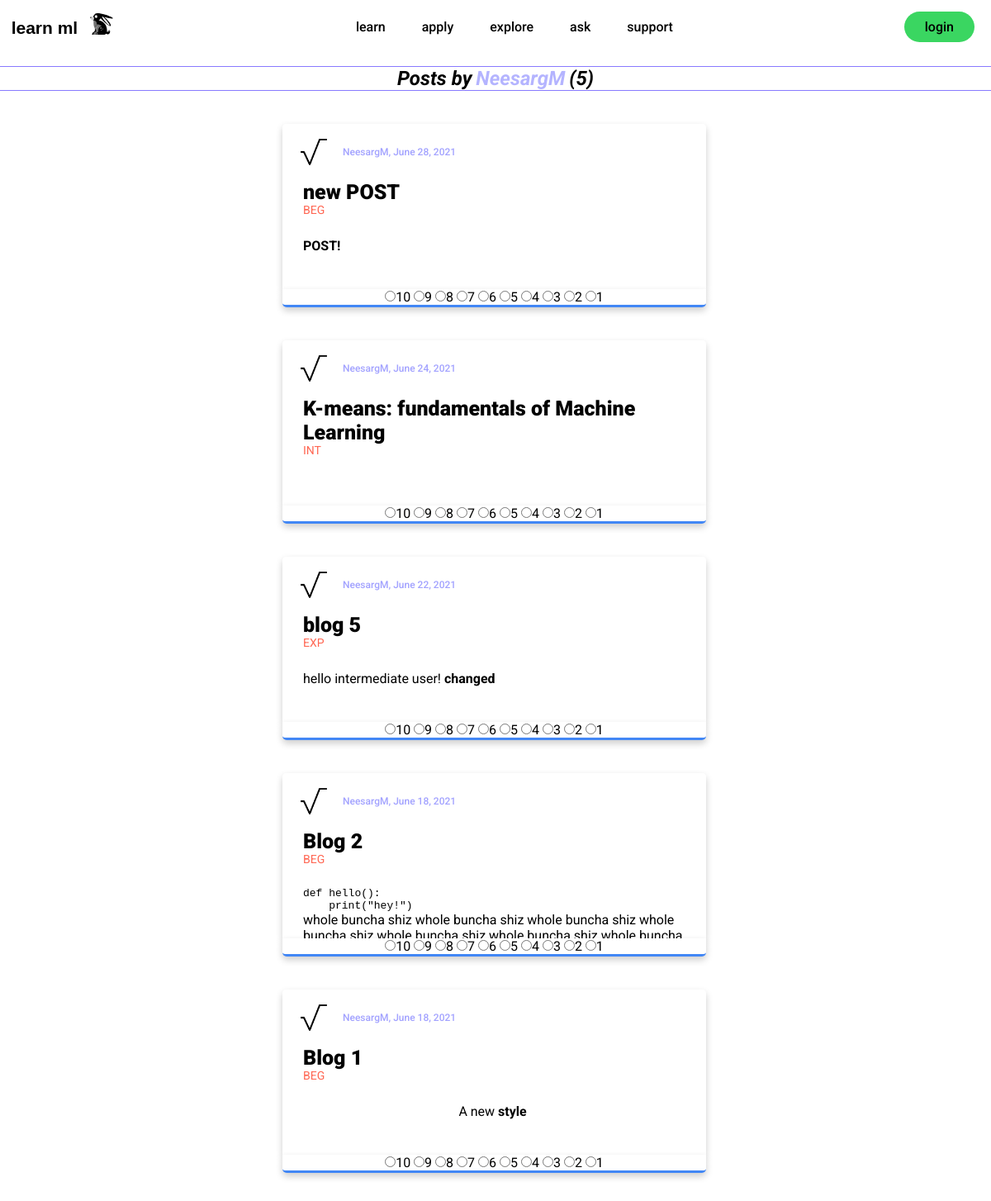
Page /explore/user/NeesargM on the committed database.
### explore/models.py (models this page shows, shortened)
class Post(models.Model):
	title = models.CharField(max_length=100)
	content = HTMLField()
	date_posted = models.DateTimeField(default=timezone.now)
	author = models.ForeignKey(User, on_delete=models.CASCADE)
	POST_AUDIENCE = [
        ('BEG', 'Beginner'),
        ('INT', 'Intermediate'),
        ('EXP', 'Expert'),
    ]
	audience = models.CharField(max_length=3, choices=POST_AUDIENCE, default='BEG',)
	likes = models.ManyToManyField(User, default=None, blank=True, related_name='likes')

### users/models.py (models this page shows, shortened)
class Profile(models.Model):
	user = models.OneToOneField(User, on_delete=models.CASCADE)
	image = models.ImageField(default='default.jpg', upload_to='profile_pics')

### explore/views.py (the view)
# urls.py: path('user/<str:username>', UserPostListView.as_view(), name='user-posts'),
class UserPostListView(ListView):
	model = Post
	template_name = 'explore/user_posts.html'
	context_object_name = 'posts'
	paginate_by = 5
	def get_queryset(self):
		user = get_object_or_404(User, username=self.kwargs.get('username'))
		return self.model.objects.filter(author=user).order_by('-date_posted')

### explore/templates/explore/user_posts.html (shortened to what this page needs)
{% extends "explore/base.html" %}
{% block section %}
<h2 class="more-user-posts-h2">Posts by <span id='user-name-h2'> {{ view.kwargs.username }} </span> ({{ page_obj.paginator.count }})</h2>
<section class="posts-section">
	<div class="posts-content">
		{% for post in posts %}
		<div class="post-card">
			<div class="post-card-container">
				<div class="pic-name-date">
					<img class="small-prof-pic" src="{{ post.author.profile.image.url }}">
					<p class="post-author-and-date"><a class="post-author-and-date" href="{% url 'user-posts' post.author.username %}">{{ post.author }}, {{ post.date_posted|date:"N d, Y" }}</a></p>
				</div>
				<h2><a class="post-title-link" href="{% url 'post-detail' post.id post.title %}">{{ post.title }}</a></h2>
				<p class="post-audience">{{ post.audience }}</p>
				<div class=post-content-container>
					<p class="post-content">{{ post.content|safe }}</p>
				</div>
			</div>
		</div>
		<div class="readability-card">
			<div class="readability-card-container">
				<input type="radio" onclick="if(this.checked){console.log(10)}" name="rating" id="rate10{{ forloop.counter0 }}"><label for="rate10{{ forloop.counter0 }}">10</label>
				<input type="radio" onclick="if(this.checked){console.log(9)}" name="rating" id="rate9{{ forloop.counter0 }}"><label for="rate9{{ forloop.counter0 }}">9</label>
				<input type="radio" onclick="if(this.checked){console.log(8)}" name="rating" id="rate8{{ forloop.counter0 }}"><label for="rate8{{ forloop.counter0 }}">8</label>
				<input type="radio" onclick="if(this.checked){console.log(7)}" name="rating" id="rate7{{ forloop.counter0 }}"><label for="rate7{{ forloop.counter0 }}">7</label>
				<input type="radio" onclick="if(this.checked){console.log(6)}" name="rating" id="rate6{{ forloop.counter0 }}"><label for="rate6{{ forloop.counter0 }}">6</label>
				<input type="radio" onclick="if(this.checked){console.log(5)}" name="rating" id="rate5{{ forloop.counter0 }}"><label for="rate5{{ forloop.counter0 }}">5</label>
				<input type="radio" onclick="if(this.checked){console.log(4)}" name="rating" id="rate4{{ forloop.counter0 }}"><label for="rate4{{ forloop.counter0 }}">4</label>
				<input type="radio" onclick="if(this.checked){console.log(3)}" name="rating" id="rate3{{ forloop.counter0 }}"><label for="rate3{{ forloop.counter0 }}">3</label>
				<input type="radio" onclick="if(this.checked){console.log(2)}" name="rating" id="rate2{{ forloop.counter0 }}"><label for="rate2{{ forloop.counter0 }}">2</label>
				<input type="radio" onclick="if(this.checked){console.log(1)}" name="rating" id="rate1{{ forloop.counter0 }}"><label for="rate1{{ forloop.counter0 }}">1</label>
			</div>
		</div>
		{% endfor %}
		<div class="pagination-container">
		</div>
</section>
{% endblock section %}

### explore/static/css/explore_home.css (style rules this page uses)
* { box-sizing: : border-box; margin: 0; padding: 0; background-color: #fff; }
li, a, button { font-family: "Roboto", sans-serif; font-weight: 500; font-size: 16px; color: #000; text-decoration: none; }
.posts-content { position: relative; width: 95%; display: table; height: 95%; }
.post-card, .post-card-detail { display: row; position: relative; box-shadow: 0 4px 8px 0 rgba(0,0,0,0.2); border-radius: 5px; border-bottom-left-radius: 0px; border-bottom-right-radius: 0px; overflow: hidden; font-family: "Roboto", sans-serif; width: 45%; height: 200px; margin-left: 30%; margin-top: 40px; }
.post-content-container { display: block; padding: 9px 25px; }
.pic-name-date { display: flex; padding: 9px 13px; }
.small-prof-pic { display: inline-flex; align-items: center; width: 50px; height: 50px; border-radius: 100%; }
.post-author-and-date { display: inline-flex; padding-left: 5px; align-items: center; opacity: 0.6; font-size: 12px; color: blue; width: 100%; }
.readability-card { display: flex; position: relative; justify-content: center; border-radius: 5px; border-top-left-radius: 0px; border-top-right-radius: 0px; box-shadow: 0 4px 8px 0 rgba(0,0,0,0.2); overflow: hidden; font-family: "Roboto", sans-serif; width: 45%; margin-left: 30%; margin-bottom: 10px; transition: all 0.3s ease 0s; border-bottom: 3px solid #4287f5; }
.post-title-link { display: inline-flex; padding: 0px 25px; font-size: 25px; font-weight: 900; overflow: hidden; text-overflow: ellipsis; }
.post-audience, .post-content { padding: 9px 25px; margin-top: -10px; }
.post-audience { color: #ff6652; font-size: 14px; }
.pagination-container { display: inline-flex; justify-content: center; align-items: center; width: 100%; padding-top: 20px; padding-left: 32px; }
.more-user-posts-h2 { margin-top: 80px; border-top: thin solid #887aff; border-bottom: thin solid #887aff; font-family: 'Roboto', sans-serif; display: flex; font-style: italic; justify-content: center; }
#user-name-h2 { background: transparent; color: #B4B4FF; padding-left: 5px; padding-right: 5px; }

### rows in the picture
Post: author.profile.image (picture), author "NeesargM", date_posted "June 28, 2021", title "new POST", audience "BEG", content "POST!"
Post: author.profile.image (picture), author "NeesargM", date_posted "June 24, 2021", title "K-means: fundamentals of Machine Learning", audience "INT"
Post: author.profile.image (picture), author "NeesargM", date_posted "June 22, 2021", title "blog 5", audience "EXP", content "hello intermediate user! changed"
Post: author.profile.image (picture), author "NeesargM", date_posted "June 18, 2021", title "Blog 2", audience "BEG", content "def hello(): print(\"hey!\") whole buncha shiz whole buncha shiz whole buncha shiz whole…"
Post: author.profile.image (picture), author "NeesargM", date_posted "June 18, 2021", title "Blog 1", audience "BEG", content "A new style"

### other values in the picture
{{ view.kwargs.username }} "NeesargM"
{{ page_obj.paginator.count }} "5"
